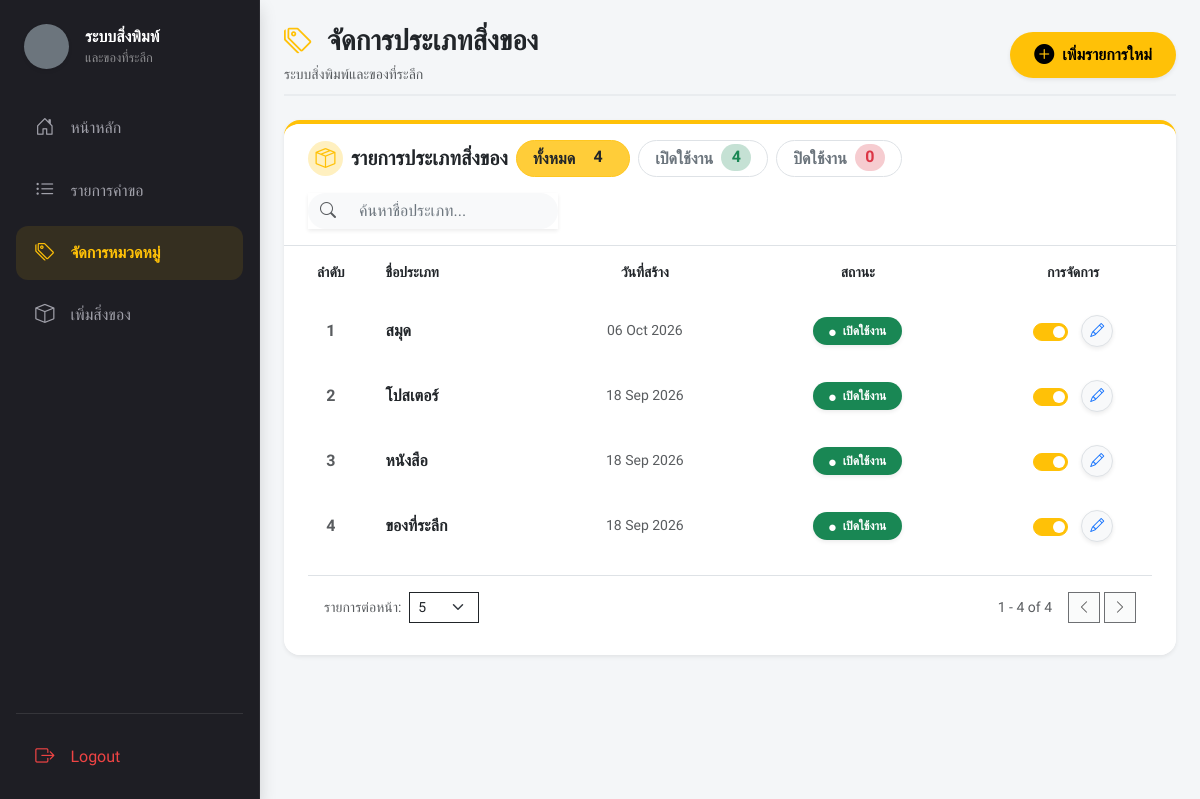
Screenshot of /index.php?page=manage_categories (signed in) with the database file from the repository.
### tables this page shows
CREATE TABLE `categories` (
  `category_id` int(11) NOT NULL,
  `name` varchar(100) DEFAULT NULL,
  `is_active` tinyint(1) DEFAULT 1,
  `created_at` datetime DEFAULT current_timestamp()
);

### views/admin/manage_categories.php (the view, shortened to what this page needs)
<?php
require_once 'config/db.php';
$countAll      = $pdo->query("SELECT COUNT(*) FROM categories")->fetchColumn();
$countActive   = $pdo->query("SELECT COUNT(*) FROM categories WHERE is_active = 1")->fetchColumn();
$countInactive = $pdo->query("SELECT COUNT(*) FROM categories WHERE is_active = 0")->fetchColumn();
$stmt       = $pdo->query("SELECT * FROM categories ORDER BY category_id DESC");
$categories = $stmt->fetchAll(PDO::FETCH_ASSOC);
?>
<?php
include 'components/ui/page_header.php';
?>
<div class="card border-0 rounded-4 shadow-sm mb-5 border-warning border-top border-4 bg-white">
    <button type="button" class="btn btn-warning text-dark fw-bold px-3 py-1 rounded-pill filter-btn active" data-status="all">
        ทั้งหมด <span class="badge text-dark ms-1 rounded-pill fs-6"><?= $countAll ?></span>
    </button>
    <button type="button" class="btn bg-white border text-secondary fw-bold px-3 py-1 rounded-pill filter-btn" data-status="1">
        เปิดใช้งาน <span class="badge bg-success bg-opacity-25 text-success ms-1 rounded-pill fs-6"><?= $countActive ?></span>
    </button>
    <button type="button" class="btn bg-white border text-secondary fw-bold px-3 py-1 rounded-pill filter-btn" data-status="0">
        ปิดใช้งาน <span class="badge bg-danger bg-opacity-25 text-danger ms-1 rounded-pill fs-6"><?= $countInactive ?></span>
    </button>
<?php $extraHtml = ob_get_clean();
include 'components/ui/card_header.php';
?>
    <div class="card-body p-0 table-responsive">
        <table class="table table-hover align-middle mb-0 text-center border-white" id="categoryTable">
            <thead class="bg-light text-muted small fw-normal">
                <tr>
                    <th class="py-3 fw-semibold border-0">ลำดับ</th>
                    <th class="py-3 text-start fw-semibold border-0">ชื่อประเภท</th>
                    <th class="py-3 fw-semibold border-0">วันที่สร้าง</th>
                    <th class="py-3 fw-semibold border-0">สถานะ</th>
                    <th class="py-3 fw-semibold border-0">การจัดการ</th>
                </tr>
            </thead>
            <tbody class="border-top-0">
                <?php if (count($categories) > 0): ?>
                    <?php $i = 1;
                    foreach ($categories as $cat): ?>
                        <tr class="category-row <?= $i % 2 == 0 ? 'bg-light bg-opacity-50' : '' ?>" data-status="<?= $cat['is_active'] ?>">
                            <td class="text-muted fw-semibold py-3 row-number"><?= $i++ ?></td>
                            <td class="text-start fw-bold text-dark py-3 category-name"><?= htmlspecialchars($cat['name']) ?></td>
                            <td class="text-muted small py-3"><?= date('d M Y', strtotime($cat['created_at'])) ?></td>
                            <td class="py-3">
                                <?php if ($cat['is_active'] == 1): ?>
                                    <span class="badge bg-success text-white px-3 py-2 rounded-pill shadow-sm">
                                        <i class="bi bi-circle-fill small me-1" style="font-size: 0.4rem;"></i> เปิดใช้งาน
                                    </span>
                                <?php else: ?>
                                    <span class="badge bg-secondary text-white px-3 py-2 rounded-pill shadow-sm">
                                        <i class="bi bi-circle-fill small me-1" style="font-size: 0.4rem;"></i> ปิดใช้งาน
                                    </span>
                                <?php endif; ?>
                            </td>
                            <td class="py-3">
                                <div class="d-flex justify-content-center align-items-center gap-2">
                                    <div class="form-check form-switch m-0">
                                        <input class="form-check-input toggle-category-btn"
                                               type="checkbox" role="switch"
                                               data-id="<?= $cat['category_id'] ?>"
                                               <?= $cat['is_active'] == 1 ? 'checked' : '' ?>
                                               style="width: 35px; height: 18px; cursor: pointer;">
                                    </div>
                                    <button type="button"
                                            class="btn btn-sm btn-light text-primary border rounded-circle shadow-sm edit-category-btn"
                                            data-id="<?= $cat['category_id'] ?>"
                                            data-name="<?= htmlspecialchars($cat['name']) ?>"
                                            data-bs-toggle="modal"
                                            data-bs-target="#editCategoryModal"
                                            style="width: 32px; height: 32px;">
                                        <i class="bi bi-pencil"></i>
                                    </button>
                                </div>
                            </td>
                        </tr>
                    <?php endforeach; ?>
                <?php else: ?>
                    <tr id="emptyRow">
                        <td colspan="5" class="text-muted py-4">ยังไม่มีข้อมูลประเภทสิ่งของ</td>
                    </tr>
                <?php endif; ?>
            </tbody>
        </table>
    </div>
<?php
include 'components/ui/card_footer_pagination.php';
?>
</div>

### assets/css/style.css (style rules this page uses)
:root { --portal-ink: #1e1e24; --portal-yellow: #ffc107; --portal-surface: #f8f9fa; }
body { background: var(--portal-surface); }

### includes/header.php (style rules this page uses)
body, .container-fluid, .card, .btn, table, input, select { font-family: 'Prompt', sans-serif !important; }
::placeholder { color: #6c757d !important; opacity: 1 !important; }

### views/admin/manage_categories.php (style rules this page uses)
.form-switch .form-check-input:checked { background-color: #ffc107 !important; border-color: #ffc107 !important; }

### rows the page displays
categories: name "สมุด", created_at "06 Oct 2026", shows "เปิดใช้งาน", is_active "☑"
categories: name "โปสเตอร์", created_at "18 Sep 2026", shows "เปิดใช้งาน", is_active "☑"
categories: name "หนังสือ", created_at "18 Sep 2026", shows "เปิดใช้งาน", is_active "☑"
categories: name "ของที่ระลึก", created_at "18 Sep 2026", shows "เปิดใช้งาน", is_active "☑"

### other values shown
$_ph_title "จัดการประเภทสิ่งของ"
$_ph_subtitle "ระบบสิ่งพิมพ์และของที่ระลึก"
$_ph_action['label'] "เพิ่มรายการใหม่"
$_ch_title "รายการประเภทสิ่งของ"
$countAll "4"
$countActive "4"
$countInactive "0"
